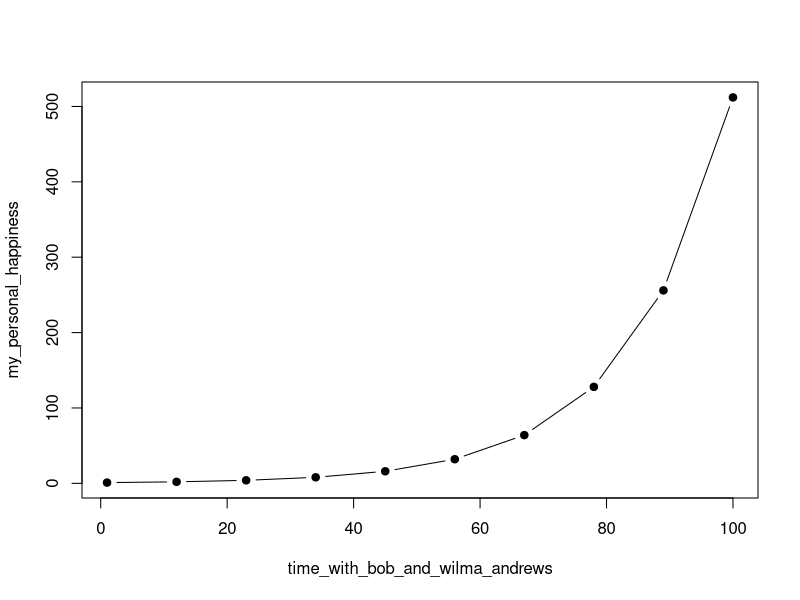

Recreate this plot in R. (Note: this script raises an error after producing the figure.)
## ---- chunk 1
time_with_bob_and_wilma_andrews <- seq(1,100, length = 10)
my_personal_happiness <- c(1,2,4,8,16,32,64,128,0256,512)
plot(time_with_bob_and_wilma_andrews, my_personal_happiness, pch = 19, type = "b")
## ---- chunk 2
knitr::include_graphics(("_images/bob.jpg"))
## ---- chunk 3
knitr::include_graphics(("_images/wilma.jpg"))
## ---- chunk 4
knitr::kable(
  head(mtcars[, 1:8], 10), booktabs = TRUE,
  caption = 'A table of the first 10 rows of the mtcars data.'
)
## ---- chunk 5
knitr::kable(
  list(
    head(iris[, 1:2], 3),
    head(mtcars[, 1:3], 5)
  ),
  caption = 'A Tale of Two Tables.', booktabs = TRUE
)
## ---- chunk 6
knitr::include_graphics("_images/rstudio.png")
## ---- chunk 7
knitr::include_graphics("_images/bookdown.png")
## ---- chunk 8
knitr::include_graphics("_images/github.png")
## ---- chunk 9
knitr::include_graphics("_images/netlify.png")
